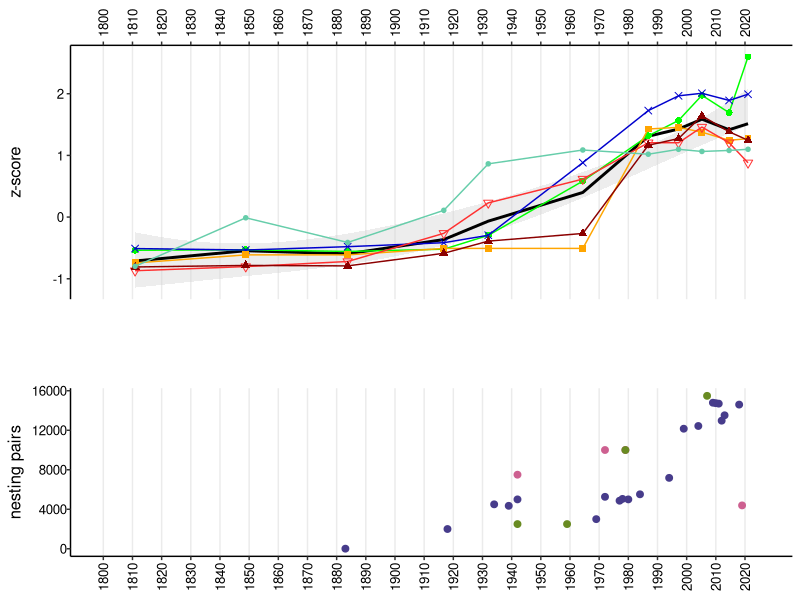

Write R code to recreate this figure.
#######################################################
# Plotting proxy data (z-scored) with population counts

#Getting started

library(ggplot2)
library(dplyr)
library(viridis)
library(ggpubr)
library(tidyverse)

setwd("Paleolimnological_Analysis_in_R/")

# Loading data

zscores <- read.csv("data/FileS9_ZScores_CSM-IMP.csv")

popn <- read.csv("data/FileS2_MonitoringData.csv")

# Plot proxy data
z_plot <- ggplot() +
  geom_smooth(zscores, mapping=aes(x=year, y=mean), method="lm", na.rm=TRUE, formula = y ~ poly(x, 2), color="lightgrey", fill="lightgrey", linetype = 0) +
  scale_x_continuous(breaks=seq(1800,2023, by=10), limits = c(1800,2025), position="top") +
  
  #plot mean line (move this to the last line if you want the mean line to lay overtop your proxy data)
  geom_line(data=zscores[!is.na(zscores$mean),], mapping=aes(x=year, y=mean), color="black", linewidth=1,) +
  
  #plot chlorophyll data
  geom_line(data=zscores[!is.na(zscores$z_chla),], mapping=aes(x=year, y=z_chla), color="green") +
  geom_point(data=zscores, mapping=aes(x=year, y=z_chla), color="green", shape=16, size=2) +
  
  #plot d15N data
  geom_line(data=zscores[!is.na(zscores$z_d15N),], mapping=aes(x=year, y=z_d15N), color="blue3") +
  geom_point(data=zscores, mapping=aes(x=year, y=z_d15N), color="blue3", shape=4, size=2) +
  
  #plot Phosphorus data
  geom_line(data=zscores[!is.na(zscores$z_P),], mapping=aes(x=year, y=z_P), color="orange") +
  geom_point(data=zscores, mapping=aes(x=year, y=z_P), color="orange", shape=15, size=2) +
  
  #plot Zinc data
  geom_line(data=zscores[!is.na(zscores$z_Zn),], mapping=aes(x=year, y=z_Zn), color="firebrick1") +
  geom_point(data=zscores, mapping=aes(x=year, y=z_Zn), color="firebrick1", shape=25, size=2) +
  
  #plot Cadmium data
  geom_line(data=zscores[!is.na(zscores$Z_Cd),], mapping=aes(x=year, y=Z_Cd), color="red4") +
  geom_point(data=zscores, mapping=aes(x=year, y=Z_Cd), color="red4", shape=17, size=2) +
  
  #plot diatom data
  geom_line(data=zscores[!is.na(zscores$z_S.cons),], mapping=aes(x=year, y=z_S.cons), color="mediumaquamarine") +
  geom_point(data=zscores, mapping=aes(x=year, y=z_S.cons), color="mediumaquamarine", shape=20, size=2) +
  
  #set a theme
  theme_classic()+
  theme(panel.grid.major.x=element_line(),
        text = element_text(size = 12),
        axis.text.x.top= element_text(vjust=0.5, angle=90, color = "black"),
        axis.text.y = element_text(color = "black"),
        axis.title.x = element_blank())+
  
  #set axis labels
  xlab(NULL)+
  ylab("z-score")

# Define some vals for pop counts
NOGA <- popn$Northern.gannet
COMU <- popn$Common.murre
BLKI <- popn$Black.legged.kittiwake
year <- popn$Year

# plot population counts

popn_plot <- ggplot(popn, (aes(x=year))) +
  
  geom_point(aes(y=BLKI), width=1, color="hotpink3", size=2) +

  geom_point(aes(y=NOGA), width=1, color="slateblue4", size=2) +

  geom_point(aes(y=COMU), width=1, color="olivedrab4", size=2) +

  scale_x_continuous(breaks=seq(1800,2023, by=10), limits = c(1800,2025), position="bottom") +
  scale_y_continuous(breaks=seq(0,16000, by=4000)) +
  
  ylab("nesting pairs")+
  
  theme_classic()+
  theme(panel.grid.major.x=element_line(),
        text = element_text(size = 12, color = "black"),
        axis.text.x = element_text(margin = margin(t=1), color = "black"),
        axis.text.y = element_text(margin = margin(t=1), color = "black"),
        axis.title.x = element_blank(),
        axis.text.x.bottom = element_text(vjust=0.5, angle=90))


# Plot pop counts and proxy data together
ggarrange(z_plot, popn_plot,
          ncol = 1, nrow = 2,
          heights=c(20,15),
          align="hv")

